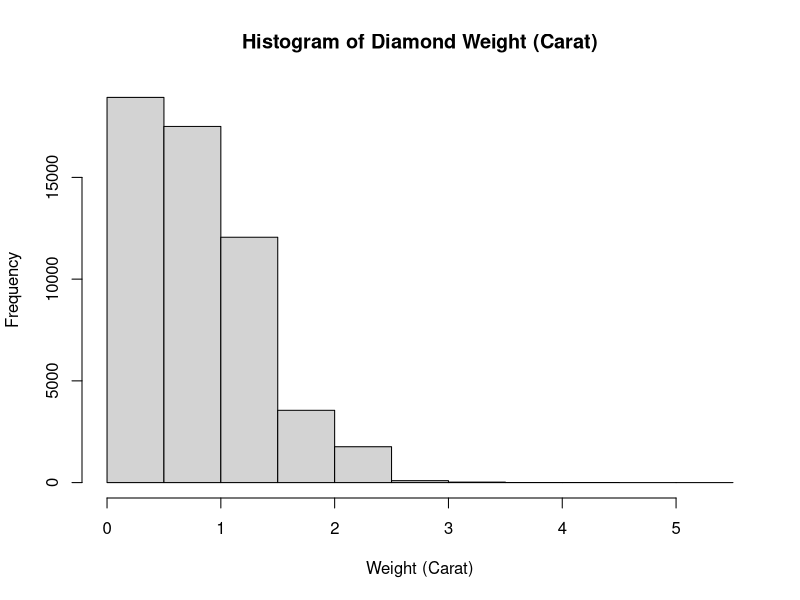
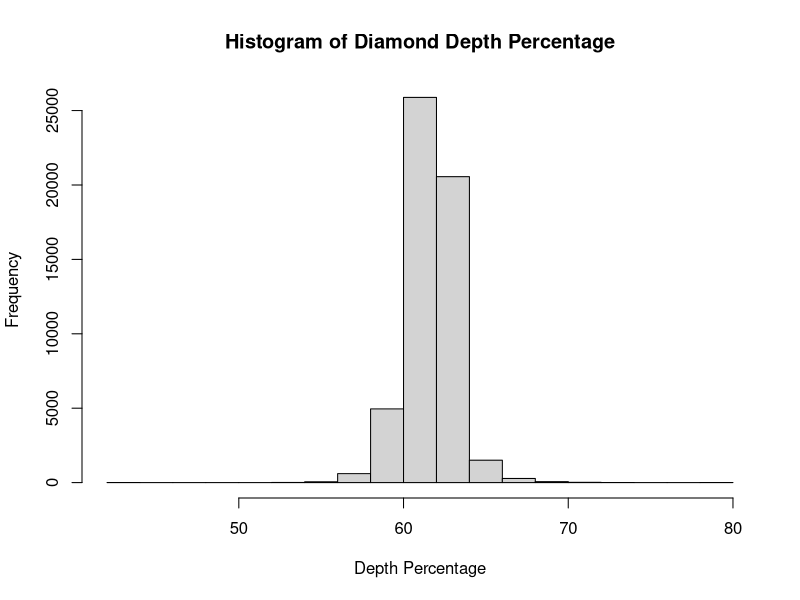
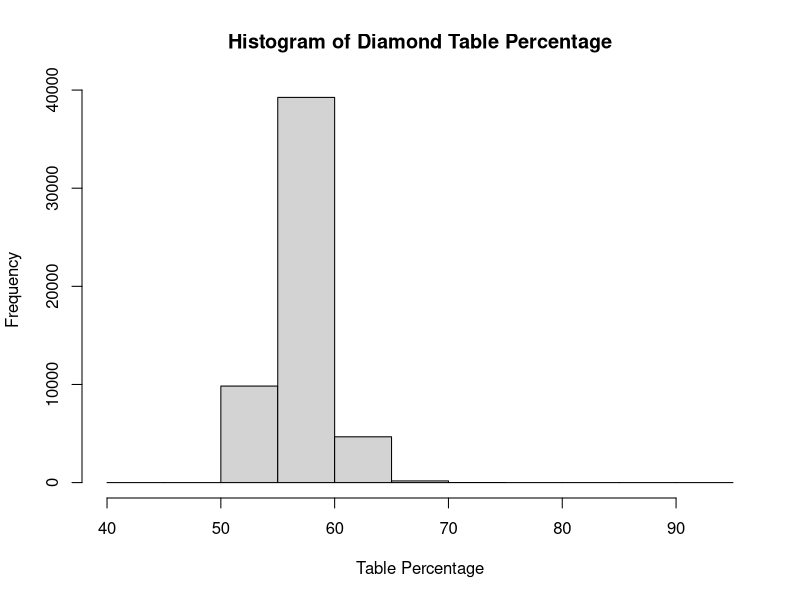
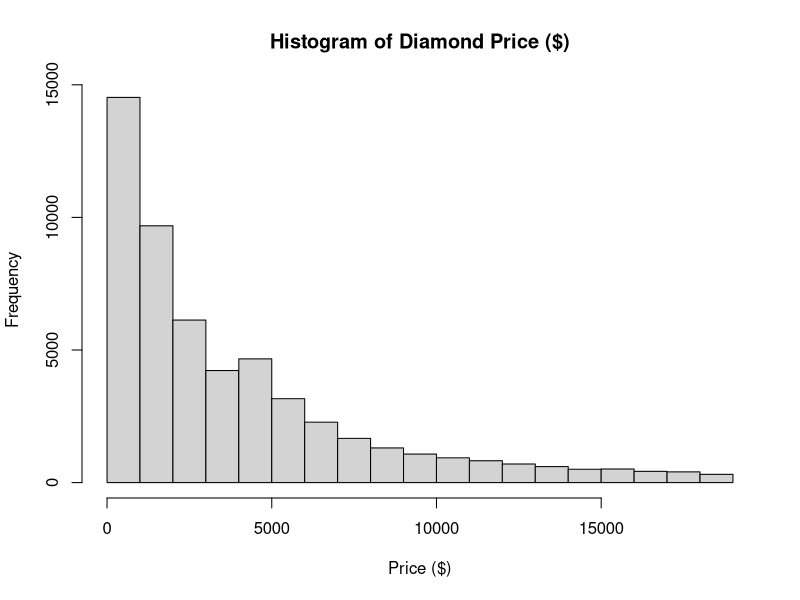
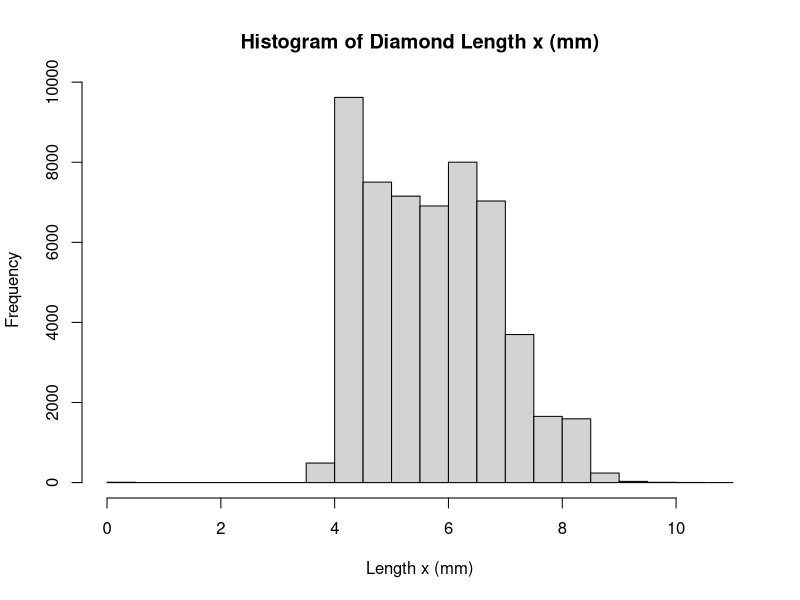
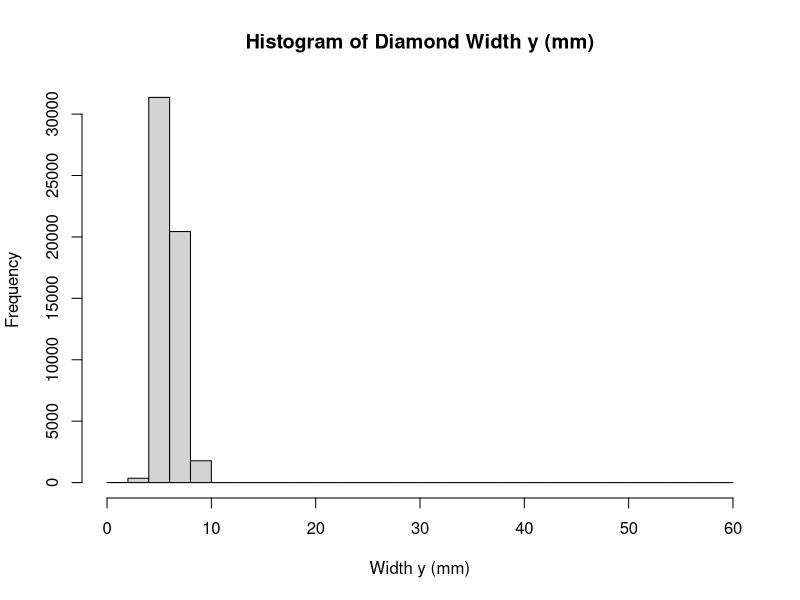
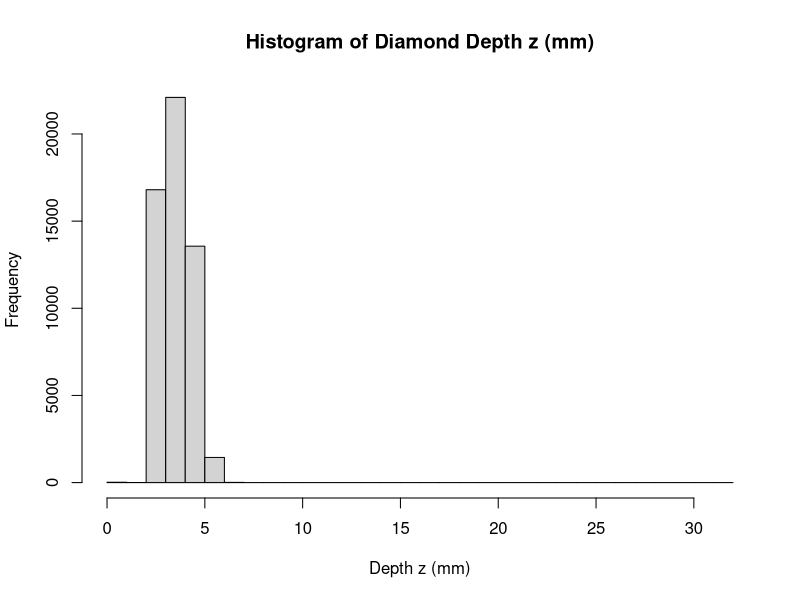
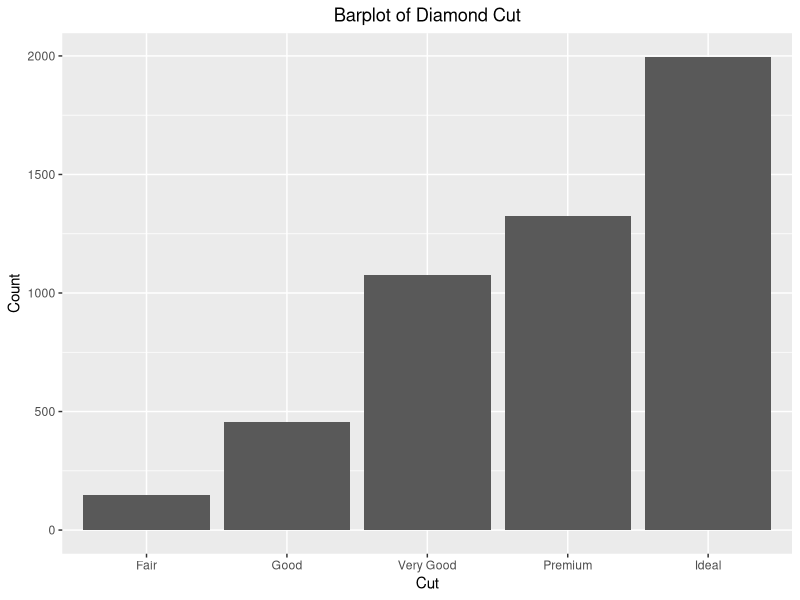

The R source for these figures, in order:
## ---- chunk 1
knitr::opts_chunk$set(echo = TRUE)
## ---- chunk 2
library(ggplot2)
library(dplyr)
library(corrplot)
## ---- chunk 3
set.seed(1432)
data(diamonds)
diamond_sample <- diamonds %>% sample_n(5000)
diamond_df <- data.frame(diamond_sample)
head(diamonds)
## ---- chunk 4
str(diamond_df)
summary(diamond_df)
## ---- chunk 5
hist(diamonds$carat, main='Histogram of Diamond Weight (Carat)', xlab='Weight (Carat)')
## ---- chunk 6
hist(diamonds$depth, main='Histogram of Diamond Depth Percentage', xlab='Depth Percentage')
## ---- chunk 7
hist(diamonds$table, main='Histogram of Diamond Table Percentage', xlab='Table Percentage')
## ---- chunk 8
hist(diamonds$price, main='Histogram of Diamond Price ($)', xlab='Price ($)')
## ---- chunk 9
hist(diamonds$x, main='Histogram of Diamond Length x (mm)', xlab='Length x (mm)')
## ---- chunk 10
hist(diamonds$y, main='Histogram of Diamond Width y (mm)', xlab='Width y (mm)', breaks=30)
## ---- chunk 11
hist(diamonds$z, main='Histogram of Diamond Depth z (mm)', xlab='Depth z (mm)', breaks=30)
## ---- chunk 12
ggplot(data=diamond_df, aes(x=cut)) +
  geom_bar() +
  labs(title='Barplot of Diamond Cut', x='Cut', y='Count') +
  theme(plot.title = element_text(hjust = 0.5))
## ---- chunk 13
ggplot(data=diamond_df, aes(x=color)) +
  geom_bar() +
  labs(title='Barplot of Diamond Color', x='Color', y='Count') +
  theme(plot.title = element_text(hjust = 0.5))
## ---- chunk 14
ggplot(data=diamond_df, aes(x=clarity)) +
  geom_bar() +
  labs(title='Barplot of Diamond Clarity', x='Clarity', y='Count') +
  theme(plot.title = element_text(hjust = 0.5))
## ---- chunk 15
vars <- diamond_df %>%
  mutate(cut_int = as.integer(cut), clarity_int = as.integer(clarity)) %>%
  select(carat, depth, table, cut_int, clarity_int)
corr_matrix <- cor(vars)
print(corr_matrix)
## ---- chunk 16
corrplot(corr_matrix, method='color', type='upper', tl.col='black', addCoef.col = "green",
         number.cex = 0.75,
         title = "Correlation Matrix of Selected Variables",
         mar = c(0, 0, 1, 0))
## ---- chunk 17
mlr <- lm(price ~ carat + depth + table + cut + clarity, data=diamond_df)
summary(mlr)
## ---- chunk 18
slr <- lm(price ~ carat, data = diamond_df)

summary(slr)
## ---- chunk 19
ggplot(diamond_df, aes(x = carat, y = price)) +
  geom_point(alpha = 0.3) +
  geom_smooth(method = "lm", se = TRUE, color = "pink") +
  labs(title = "Simple Linear Regression of Price on Carat",
       x = "Carat",
       y = "Price ($)")
## ---- chunk 20
confint(slr)
## ---- chunk 21
new_obs <- data.frame(carat = 1)

predict(slr,
        newdata = new_obs,
        interval = "confidence")
## ---- chunk 22
predict(slr,
        newdata = new_obs,
        interval = "prediction")
## ---- chunk 23
plot(slr, which = 1)
## ---- chunk 24
plot(slr, which = 2)
## ---- chunk 25
plot(slr, which = 3)
## ---- chunk 26
hist(residuals(slr),
     main = "Histogram of Residuals",
     xlab = "Residuals")
## ---- chunk 27
diamond_df$log_price <- log(diamond_df$price)

log_slr <- lm(log_price ~ carat,
              data = diamond_df)

summary(log_slr)
## ---- chunk 28
par(mfrow = c(2,2))
plot(log_slr)
par(mfrow = c(1,1))
## ---- chunk 29
summary(log_slr)
## ---- chunk 30
model1 <- lm(log_price ~ carat,
             data = diamond_df)

model2 <- lm(log_price ~ carat + depth,
             data = diamond_df)

model3 <- lm(log_price ~ carat + depth + table,
             data = diamond_df)

model4 <- lm(log_price ~ carat + depth + table + cut,
             data = diamond_df)

model5 <- lm(log_price ~ carat + depth + table + cut + clarity,
             data = diamond_df)

summary(model1)$adj.r.squared
summary(model2)$adj.r.squared
summary(model3)$adj.r.squared
summary(model4)$adj.r.squared
summary(model5)$adj.r.squared
## ---- chunk 31
summary(model5)
## ---- chunk 32
best_model <- step(model5, direction = "backward")
summary(best_model)
## ---- chunk 33
library(car)
vif_results <- vif(best_model)
print(vif_results)
## ---- chunk 34
new_diamond <- tibble(
  carat = 1.00,
  depth = 61.5,
  table = 56,
  cut = "Ideal",
  clarity = "VS2"
)

ci_log <- predict(best_model, newdata = new_diamond, interval = "confidence", level = 0.95)
pi_log <- predict(best_model, newdata = new_diamond, interval = "prediction", level = 0.95)

ci_dollars <- exp(ci_log)
pi_dollars <- exp(pi_log)

print("95% Confidence Interval for the Mean Response:", quote=FALSE)
print(ci_dollars)

print("95% Prediction Interval for an Individual Future Response:", quote=FALSE)
print(pi_dollars)
